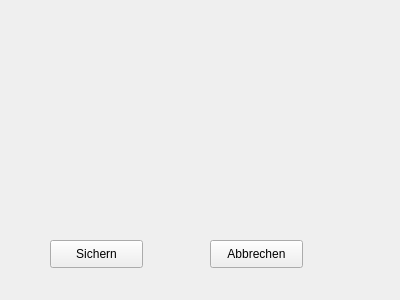
<?xml version="1.0" encoding="UTF-8"?>
<ui version="4.0">
 <class>ConfigurationEditor</class>
 <widget class="QWidget" name="ConfigurationEditor">
  <property name="geometry">
   <rect>
    <x>0</x>
    <y>0</y>
    <width>400</width>
    <height>300</height>
   </rect>
  </property>
  <property name="windowTitle">
   <string>ConfigurationEditor</string>
  </property>
  <widget class="QPushButton" name="pushButtonSave">
   <property name="geometry">
    <rect>
     <x>50</x>
     <y>240</y>
     <width>93</width>
     <height>28</height>
    </rect>
   </property>
   <property name="text">
    <string>Sichern</string>
   </property>
  </widget>
  <widget class="QPushButton" name="pushButtonCancle">
   <property name="geometry">
    <rect>
     <x>210</x>
     <y>240</y>
     <width>93</width>
     <height>28</height>
    </rect>
   </property>
   <property name="text">
    <string>Abbrechen</string>
   </property>
  </widget>
 </widget>
 <layoutdefault spacing="6" margin="11"/>
 <resources/>
 <connections/>
</ui>
